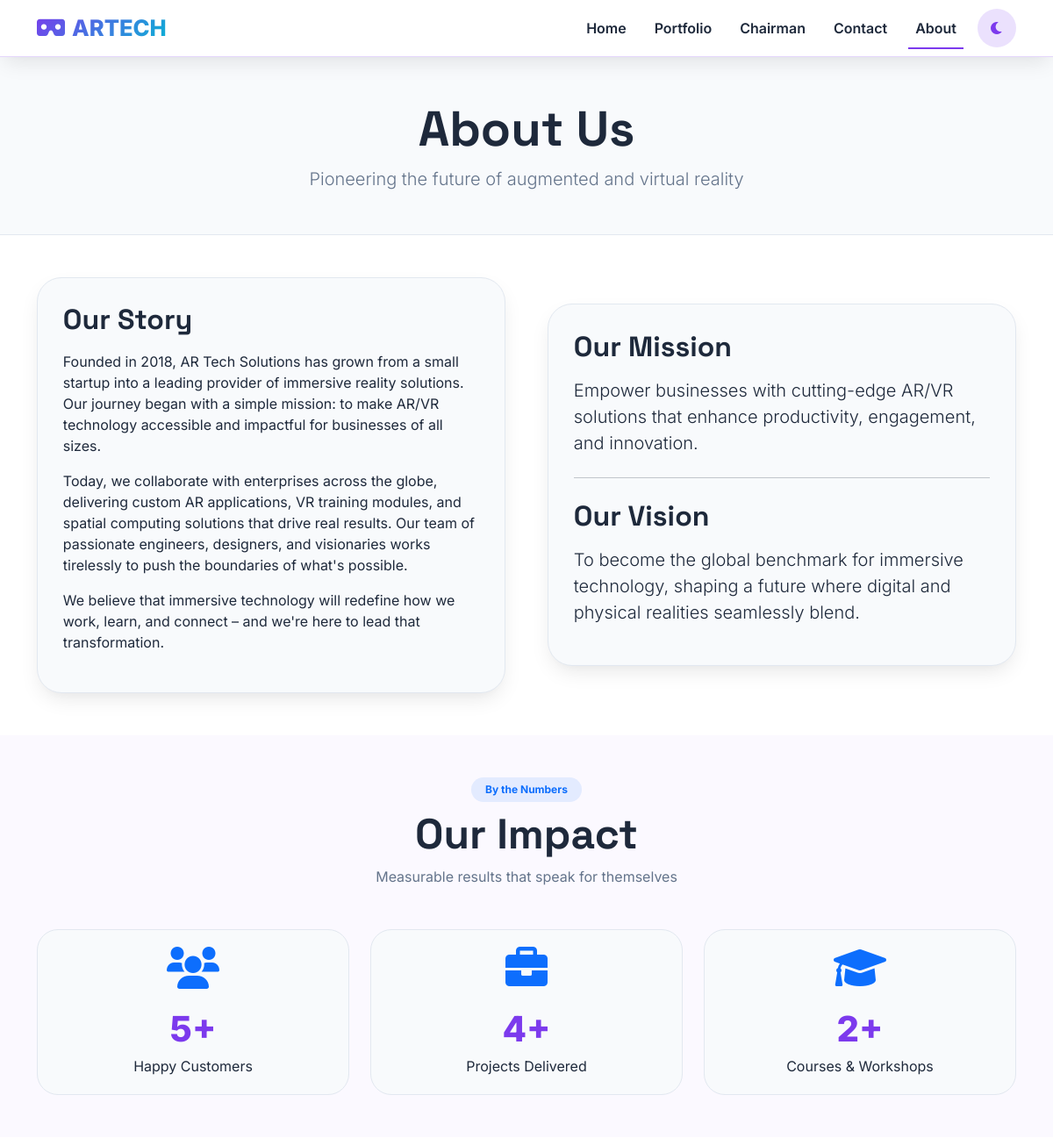
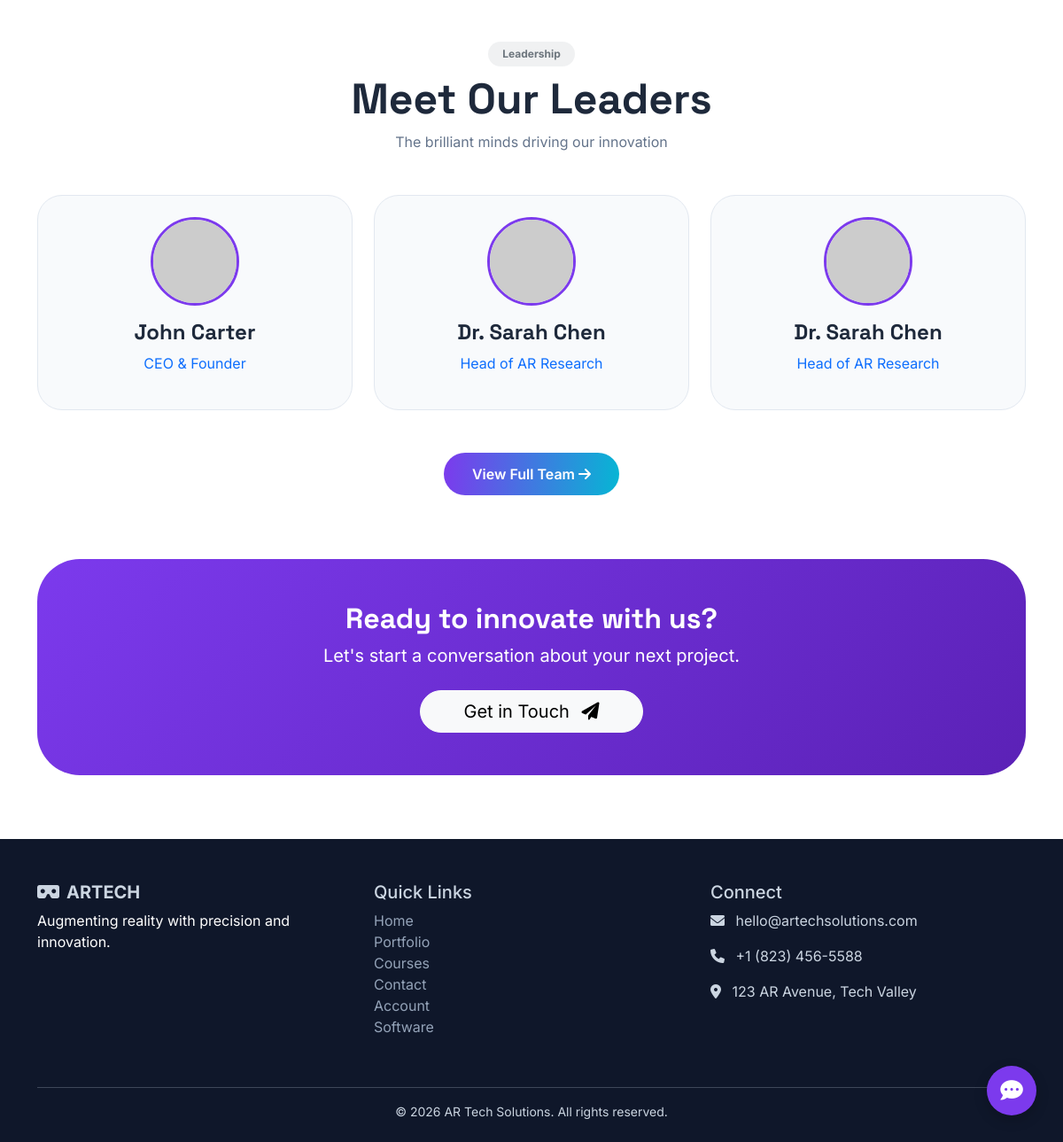
Page /about.php on the committed database (2 pictures, top to bottom).
### tables this page shows
CREATE TABLE `team_members` (
  `id` int(11) NOT NULL,
  `name` varchar(255) NOT NULL,
  `position` varchar(255) NOT NULL,
  `bio` text DEFAULT NULL,
  `image_url` varchar(500) NOT NULL,
  `social_facebook` varchar(255) DEFAULT NULL,
  `social_twitter` varchar(255) DEFAULT NULL,
  `social_linkedin` varchar(255) DEFAULT NULL,
  `order_position` int(11) DEFAULT 0,
  `status` tinyint(4) DEFAULT 1,
  `is_active` tinyint(1) DEFAULT 1
);

### about.php (the view, shortened to what this page needs)
<?php
require_once 'config.php';
$totalCustomers = $pdo->query("SELECT COUNT(*) FROM customers WHERE is_active = 1")->fetchColumn();
$totalProjects = $pdo->query("SELECT COUNT(*) FROM portfolios WHERE status = 1")->fetchColumn();
$totalCourses = $pdo->query("SELECT COUNT(*) FROM courses WHERE status = 1")->fetchColumn();
$teamPreview = $pdo->query("SELECT name, position, image_url FROM team_members WHERE status = 1 ORDER BY order_position ASC LIMIT 3")->fetchAll();
?>
<!DOCTYPE html>
<html lang="en">
<head>
    <link href="https://cdn.jsdelivr.net/npm/bootstrap@5.3.0-alpha1/dist/css/bootstrap.min.css" rel="stylesheet">
    <link rel="stylesheet" href="https://cdnjs.cloudflare.com/ajax/libs/font-awesome/6.0.0-beta3/css/all.min.css">
</head>
<body>
<nav class="navbar navbar-expand-lg glass-nav" id="mainNavbar">
    <div class="container">
        <a class="navbar-brand" href="index.php"><i class="fas fa-vr-cardboard me-2"></i>ARTECH</a>
        <div class="collapse navbar-collapse" id="navbarNav">
            <ul class="navbar-nav ms-auto">
                <li class="nav-item"><a class="nav-link" href="index.php">Home</a></li>
                <li class="nav-item"><a class="nav-link" href="portfolio.php">Portfolio</a></li>
                <li class="nav-item"><a class="nav-link" href="chairman-speech.php">Chairman</a></li>
                <li class="nav-item"><a class="nav-link" href="contact.php">Contact</a></li>
                <li class="nav-item"><a class="nav-link active" href="about.php">About</a></li>
            </ul>
            <button id="darkModeToggle" class="dark-toggle ms-2"><i class="fas fa-moon"></i></button>
        </div>
    </div>
</nav>
<main>
    <section class="page-hero">
        <div class="container">
            <h1 class="display-4 fw-bold">About Us</h1>
            <p class="lead text-muted-custom">Pioneering the future of augmented and virtual reality</p>
        </div>
    </section>
    <div class="container py-5">
        <div class="row g-5 align-items-center">
            <div class="col-lg-6">
                <div class="glass-card">
                    <h2 class="mb-3">Our Story</h2>
                    <p>Founded in 2018, AR Tech Solutions has grown from a small startup into a leading provider of immersive reality solutions. Our journey began with a simple mission: to make AR/VR technology accessible and impactful for businesses of all sizes.</p>
                    <p>Today, we collaborate with enterprises across the globe, delivering custom AR applications, VR training modules, and spatial computing solutions that drive real results. Our team of passionate engineers, designers, and visionaries works tirelessly to push the boundaries of what's possible.</p>
                    <p>We believe that immersive technology will redefine how we work, learn, and connect – and we're here to lead that transformation.</p>
                </div>
            </div>
            <div class="col-lg-6">
                <div class="glass-card">
                    <h2 class="mb-3">Our Mission</h2>
                    <p class="lead">Empower businesses with cutting-edge AR/VR solutions that enhance productivity, engagement, and innovation.</p>
                    <hr class="my-4">
                    <h2 class="mb-3">Our Vision</h2>
                    <p class="lead">To become the global benchmark for immersive technology, shaping a future where digital and physical realities seamlessly blend.</p>
                </div>
            </div>
        </div>
    </div>
    <section class="py-5" style="background: rgba(124,58,237,0.03);">
        <div class="container">
            <div class="text-center mb-5">
                <span class="badge bg-primary bg-opacity-10 text-primary px-3 py-2 rounded-pill">By the Numbers</span>
                <h2 class="display-5 fw-bold mt-2">Our Impact</h2>
                <p class="text-muted-custom">Measurable results that speak for themselves</p>
            </div>
            <div class="row g-4">
                <div class="col-md-4">
                    <div class="stat-box">
                        <i class="fas fa-users fa-3x text-primary mb-3"></i>
                        <div class="stat-number"><?php echo number_format($totalCustomers); ?>+</div>
                        <p class="mb-0">Happy Customers</p>
                    </div>
                </div>
                <div class="col-md-4">
                    <div class="stat-box">
                        <i class="fas fa-briefcase fa-3x text-primary mb-3"></i>
                        <div class="stat-number"><?php echo number_format($totalProjects); ?>+</div>
                        <p class="mb-0">Projects Delivered</p>
                    </div>
                </div>
                <div class="col-md-4">
                    <div class="stat-box">
                        <i class="fas fa-graduation-cap fa-3x text-primary mb-3"></i>
                        <div class="stat-number"><?php echo number_format($totalCourses); ?>+</div>
                        <p class="mb-0">Courses & Workshops</p>
                    </div>
                </div>
            </div>
        </div>
    </section>
    <?php if($teamPreview): ?>
    <section class="py-5">
        <div class="container">
            <div class="text-center mb-5">
                <span class="badge bg-secondary bg-opacity-10 text-secondary px-3 py-2 rounded-pill">Leadership</span>
                <h2 class="display-5 fw-bold mt-2">Meet Our Leaders</h2>
                <p class="text-muted-custom">The brilliant minds driving our innovation</p>
            </div>
            <div class="row g-4 justify-content-center">
                <?php foreach($teamPreview as $member): ?>
                <div class="col-md-4">
                    <div class="team-preview-card">
                        <img src="<?php echo htmlspecialchars($member['image_url']); ?>" class="team-preview-img" alt="<?php echo htmlspecialchars($member['name']); ?>">
                        <h4><?php echo htmlspecialchars($member['name']); ?></h4>
                        <p class="text-primary"><?php echo htmlspecialchars($member['position']); ?></p>
                    </div>
                </div>
                <?php endforeach; ?>
            </div>
            <div class="text-center mt-5">
                <a href="chairman-speech.php" class="btn btn-primary-custom">View Full Team <i class="fas fa-arrow-right"></i></a>
            </div>
        </div>
    </section>
    <?php endif; ?>
    <section class="container py-4">
        <div class="cta-modern">
            <h2 class="fw-bold">Ready to innovate with us?</h2>
            <p class="mb-4 fs-5">Let's start a conversation about your next project.</p>
            <a href="contact.php" class="btn btn-light btn-lg rounded-pill px-5">Get in Touch <i class="fas fa-paper-plane ms-2"></i></a>
        </div>
    </section>
</main>
<?php include 'footer.php'; ?>
<div class="floating-msg" id="floatingMsg">
    <i class="fas fa-comment-dots"></i>
</div>
</body>
</html>

### about.php (style rules this page uses)
:root { --primary: #7c3aed; --primary-dark: #5b21b6; --primary-light: #a78bfa; --secondary: #06b6d4; --accent: #f43f5e; --bg-light: #ffffff; --bg-dark: #0f0f12; --surface-light: #f8fafc; --surface-dark: #1e1e2a; --text-light: #1e293b; --text-dark: #e2e8f0; --text-muted-light: #64748b; --text-muted-dark: #94a3b8; --border-light: #e2e8f0; --border-dark: #2d3a4e; --shadow: 0 10px 25px -5px rgba(0, 0, 0, 0.1), 0 8px 10px -6px rgba(0, 0, 0, 0.02); }
body { font-family: 'Inter', sans-serif; background: var(--bg-light); color: var(--text-light); transition: background 0.3s ease, color 0.2s ease; overflow-x: hidden; }
* { transition: background-color 0.2s ease, border-color 0.2s ease, color 0.2s ease; }
h1, h2, h3, h4, .brand { font-family: 'Space Grotesk', sans-serif; font-weight: 700; }
.glass-nav { position: relative; top: 0; left: 0; width: 100%; z-index: 1030; background: rgba(255, 255, 255, 0.85); backdrop-filter: blur(12px); border-bottom: 1px solid rgba(124, 58, 237, 0.2); box-shadow: var(--shadow); transition: all 0.3s; padding: 0.5rem 1rem; }
.navbar-brand { font-size: 1.6rem; font-weight: 800; background: linear-gradient(135deg, var(--primary), var(--secondary)); -webkit-background-clip: text; background-clip: text; color: transparent; }
.nav-link { font-weight: 600; color: var(--text-light) !important; margin: 0 0.5rem; position: relative; }
.nav-link::after { content: ''; position: absolute; bottom: -4px; left: 0; width: 0; height: 2px; background: var(--primary); transition: 0.3s; }
.nav-link:hover::after, .nav-link.active::after { width: 100%; }
.dark-toggle { background: rgba(124, 58, 237, 0.15); border: none; border-radius: 40px; width: 44px; height: 44px; color: var(--primary); transition: 0.2s; margin-left: 0.5rem; }
.page-hero { background: var(--surface-light); padding: 3rem 0 2rem; text-align: center; border-bottom: 1px solid var(--border-light); }
.glass-card { background: var(--surface-light); border-radius: 28px; border: 1px solid var(--border-light); padding: 1.8rem; height: 100%; box-shadow: var(--shadow); }
.stat-box { background: var(--surface-light); border-radius: 1.5rem; padding: 1.2rem; text-align: center; border: 1px solid var(--border-light); transition: 0.2s; }
.stat-number { font-size: 2.5rem; font-weight: 800; color: var(--primary); }
.team-preview-card { background: var(--surface-light); border-radius: 28px; border: 1px solid var(--border-light); padding: 1.5rem; text-align: center; transition: 0.3s; }
.team-preview-img { width: 100px; height: 100px; object-fit: cover; border-radius: 50%; margin-bottom: 1rem; border: 3px solid var(--primary); }
.floating-msg { position: fixed; bottom: 30px; right: 30px; background: var(--primary); width: 56px; height: 56px; border-radius: 30px; display: flex; align-items: center; justify-content: center; cursor: pointer; z-index: 99; box-shadow: 0 5px 15px rgba(0,0,0,0.2); transition: 0.2s; color: white; font-size: 1.6rem; }
.text-muted-custom { color: var(--text-muted-light); }
.btn-primary-custom { background: linear-gradient(95deg, var(--primary), var(--secondary)); border: none; padding: 12px 32px; border-radius: 40px; font-weight: 600; color: white; transition: 0.3s; }
.cta-modern { background: linear-gradient(135deg, var(--primary), var(--primary-dark)); border-radius: 48px; padding: 3rem; text-align: center; color: white; }

### rows in the picture
team_members: name "John Carter", position "CEO & Founder"
team_members: name "Dr. Sarah Chen", position "Head of AR Research"
team_members: name "Dr. Sarah Chen", position "Head of AR Research"

### other values in the picture
$totalCustomers "5"
$totalProjects "4"
$totalCourses "2"
